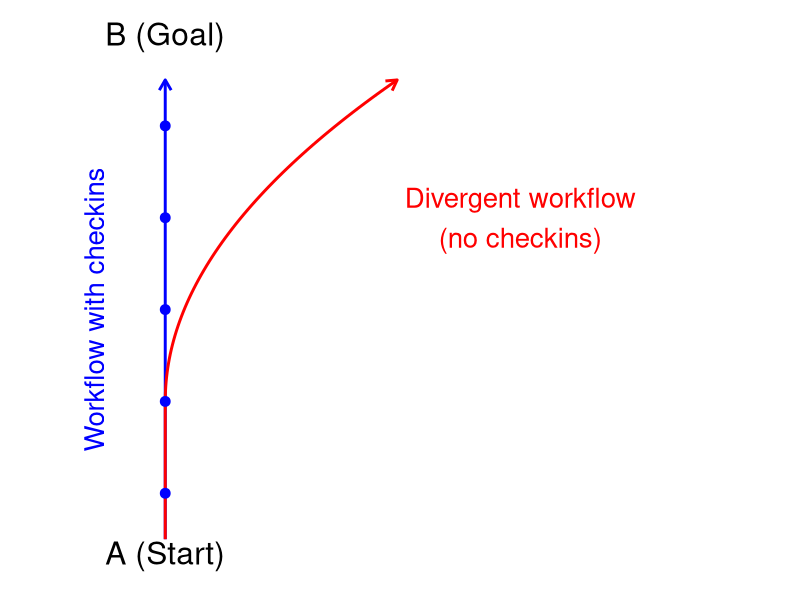

Here is the R script that generated this plot:
## ---- chunk 1
library(ggplot2)
library(grid)
library(gridExtra)

# Create data for the workflows, now flowing vertically
workflow1 <- data.frame(
    x = rep(1, 100),
    y = seq(0, 10, length.out = 100)
)

# Add checkin points
checkins <- data.frame(
    x = rep(1, 5),
    y = seq(1, 9, by = 2)
)

# Create divergent workflow
workflow2 <- data.frame(
    x = 1 + 0.2 * (seq(0, 10, length.out = 100) - 3)^2 / 10,
    y = seq(0, 10, length.out = 100)
)
workflow2$x[1:31] <- 1

# Create the plot
p <- ggplot() +
    # Draw workflows
    geom_path(data = workflow1, aes(x = x, y = y), 
                        color = "blue", linewidth = 1, arrow = arrow(length = unit(0.3, "cm"))) +
    geom_path(data = workflow2, aes(x = x, y = y), 
                        color = "red", linewidth = 1,  arrow = arrow(length = unit(0.3, "cm"))) +
    # Add checkin points
    geom_point(data = checkins, aes(x = x, y = y), 
                         color = "blue", size = 3) +
    # Add start and end points (now at top and bottom)
    annotate("text", x = 1, y = -0.3, label = "A (Start)", size = 8) +
    annotate("text", x = 1, y = 11, label = "B (Goal)", size = 8) +
    
    # Add labels
    annotate("text", x = 0.7, y = 5, label = "Workflow with checkins", color = "blue", size = 7, angle = 90) +
    annotate("text", x = 2.5, y = 7, label = "Divergent workflow\n(no checkins)", color = "red", size = 7) +
    
    # Theme adjustments
    theme_minimal() +
    theme(
        axis.title = element_blank(),
        axis.text = element_blank(),
        axis.ticks = element_blank(),
        panel.grid = element_blank()
    ) +
    ylim(-0.5, 11) +
    xlim(0.5, 3.5)

p
